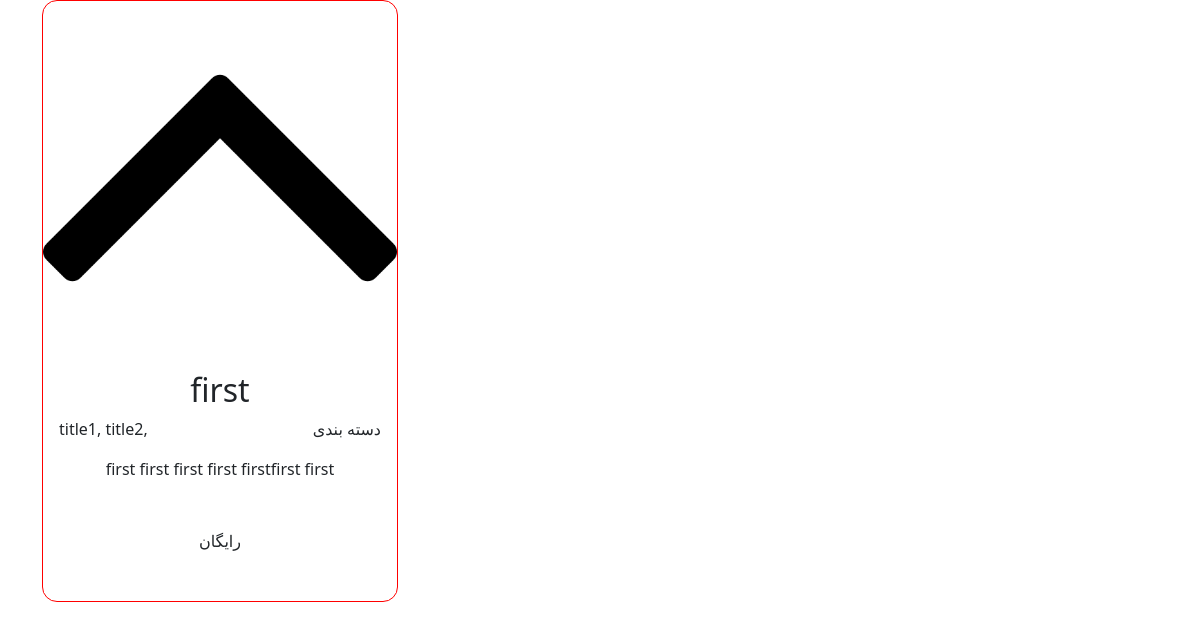
The app's page /content/f3e628e2-241e-4378-949b-156a204c95e4 with its own data.
### content/models.py (models this page shows, shortened)
class Content(models.Model):
    id = models.UUIDField(primary_key=True, default=uuid.uuid4, editable=False)
    category = models.ManyToManyField(Category)
    title = models.CharField(max_length=50)
    description = models.TextField()
    image = models.ImageField(upload_to=image_path_generator, null=True, default=None, verbose_name='product images')
    FREE_STATUS = 'رایگان'
    PAYMENT_STATUS = 'پولی'
    PAYMENT_CHOICES_FIELD = (
        (FREE_STATUS, 'رایگان'),
        (PAYMENT_STATUS, 'پولی')
    )
    payment_status = models.CharField(max_length=50, choices=PAYMENT_CHOICES_FIELD, default=FREE_STATUS)
    price = models.IntegerField(null=True, blank=True)
    created_at = models.DateTimeField(auto_now_add=True)

class Category(models.Model):
    title = models.CharField(max_length=50)
    def __str__(self):
        return self.title

### content/views.py (the view)
# urls.py: path('content/<pk>', ContentDetailView.as_view(), name='content-view'),
class ContentDetailView(DetailView):
    model = Content
    template_name = 'content/content.html'

### content/templates/content/content.html (shortened to what this page needs)
<!DOCTYPE html>
{% load static %}
<html lang="en">
<head>
    <link rel="stylesheet" href="https://cdn.jsdelivr.net/npm/bootstrap@5.1.3/dist/css/bootstrap.min.css">
    <link rel="stylesheet" href="{% static 'css/home.css' %}">
</head>
<body>
<div class="container">
    <div class="row">
        <div class="col-6 col-md-4 col-sm-6 mb-4">
             <div class="card h-100" style="border: 1px solid red">
                <img src="{{ object.image.url }}" class="card-img-top">
                <div class="card-body">
                    <p class="h2 text-decoration-none text-dark profile-link text-center">{{ object.title }}</p>
                <p style="float: right">دسته بندی </p>
                {% for category in object.category.all %}
                    {{ category }},
                {% endfor %}
                    <div class="card-body">
                        <p class="text-center"> {{ object.description }}</p>
                    </div>
                    {% if object.payment_status == 'پولی' %}
                        <div class="card-body">
                            <p class="text-center"> قیمت {{ object.price }} تومان</p>
                        </div>
                    {% else %}
                        <div class="card-body">
                            <p class="text-center">رایگان</p>
                        </div>
                    {% endif %}
                </div>
            </div>
        </div>
    </div>
</div>
</body>
</html>

### content/static/css/home.css (style rules this page uses)
.card { border-radius: 15px; }
.card-img-top { border-radius: 15px; }

### records on screen
Content: image (picture), title "first", description "first first first first firstfirst first"
Category: title "title1"
Category: title "title2"
